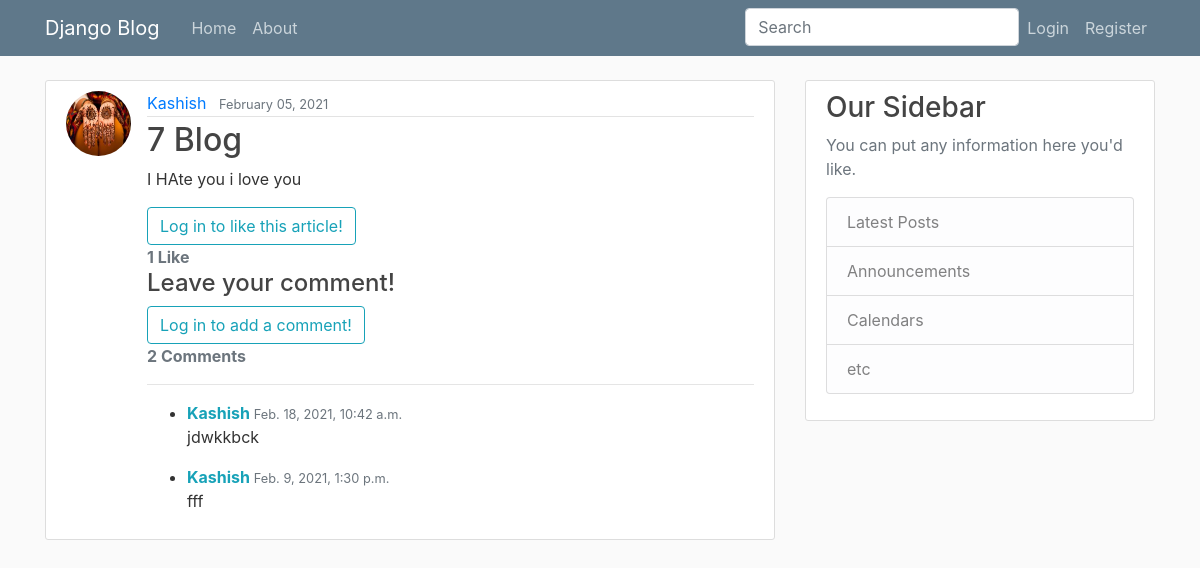
The app's page /post/14/ with its own data.
### blog/models.py (models this page shows, shortened)
class Post(models.Model):
	title = models.CharField(max_length=100)
	content = models.TextField()
	date_posted = models.DateTimeField(default=timezone.now)
	author = models.ForeignKey(User, on_delete=models.CASCADE)
	likes = models.ManyToManyField(User, related_name = 'post_like')
	def number_of_likes(self):
		return self.likes.count()
	@property
	def number_of_comments(self):
		return PostComment.objects.filter(post_connected = self).count()

class PostComment(models.Model):
	post_connected = models.ForeignKey(Post, related_name = 'comments', on_delete = models.CASCADE)
	author = models.ForeignKey(User, on_delete = models.CASCADE)
	content = models.TextField()
	date_posted = models.DateTimeField(default=timezone.now)

### users/models.py (models this page shows, shortened)
class Profile(models.Model):
	user = models.OneToOneField(User, on_delete=models.CASCADE)
	image = models.ImageField(default='default.jpg',upload_to='profile_pics')

### blog/views.py (the view, shortened to what this page needs)
# urls.py: path('post/<int:pk>/', PostDetailView.as_view(), name='post-detail'),
class PostDetailView(DetailView):
	model = Post
	def get_context_data(self, **kwargs):
		data = super().get_context_data(**kwargs)
		likes_connected = get_object_or_404(Post, id = self.kwargs['pk'])
		liked = False
		if likes_connected.likes.filter(id = self.request.user.id).exists():
			liked = True
		data['number_of_likes'] = likes_connected.number_of_likes()
		data['post_is_likes'] = liked
		comments_connected = PostComment.objects.filter(post_connected = self.get_object()).order_by('-date_posted')
		data['comments'] = comments_connected
		if self.request.user.is_authenticated:
			data['comment_form'] = NewCommentForm(instance = self.request.user)
		return data

### blog/templates/blog/post_detail.html (shortened to what this page needs)
{% extends "blog/base.html" %}
{% load crispy_forms_tags%}
{% block content %}
	<article class="media content-section">
		<img class="rounded-circle article-img "src = {{object.author.profile.image.url}}>
	    <div class="media-body">
		    <div class="article-metadata">
		      <a class="mr-2" href="{% url 'user-posts' object.author.username %}">{{ object.author }}</a>
		      <small class="text-muted">{{ object.date_posted|date:"F d, Y" }}</small>
		    </div>
		    <h2 class="article-title">{{ object.title }}</h2>
		    <p class="article-content">{{ object.content }}</p>
			{% if user.is_authenticated %}
			  <form action="{% url 'post-like' object.id %}" method="POST">
			    {% csrf_token %}
			    {% if post_is_likes %}
			    	<button type="submit" name="post_id" value="{{object.id}}" class="btn btn-info">Unlike</button>
			    {% else %}
			    	<button type="submit" name="post_id" value="{{object.id}}" class="btn btn-info">Like</button>
			    {% endif %}
			  </form>
			{% else %}
			  <a class="btn btn-outline-info" href="{% url 'login' %}?next={{request.path}}">Log in to like this article!</a><br>
			{% endif %}
			<strong class="text-secondary">{{ number_of_likes }} Like{{ number_of_likes|pluralize }}</strong>
			<h4>Leave your comment!</h4>
			<div id="comments_section">
			  {% if user.is_authenticated %}
			  <form method="POST">
			    {% csrf_token %}
			    <div class="form-group">
			      {{ comment_form|crispy }}
			      <button class="btn btn-info" type="submit">Add comment <i class="fas fa-comments"></i></button>
			    </div>
			  </form>
			  {% else %}
			  <a class="btn btn-outline-info" href="{% url 'login' %}?next={{request.path}}">Log in to add a comment!</a><br>
			  {% endif %}
			  {% if comments %}
			  <strong class="text-secondary">{{ object.number_of_comments }} Comment{{ object.number_of_comments|pluralize }}</strong>
			  <hr>
			  <ul>
			    {% for comment in comments %}
			    <li>
			     <div>
			        <span>
			          <strong class="text-info">{{ comment.author }} </strong>
			          <small class="text-muted">{{ comment.date_posted }}</small>
			        </span>
			        <p>
			          {{ comment.content|safe }}
			        </p>
			      </div>
			    </li>
			    {% endfor %}
			  </ul>
			  {% else %}
			    <strong class="text-secondary">No comments yet...</strong>
			  {% endif %}
			</div>
		</div>
	</article>
{% endblock content %}

### blog/static/blog/main.css (style rules this page uses)
body { background: #fafafa; color: #333333; margin-top: 5rem; }
h1, h2, h3, h4, h5, h6 { color: #444444; }
ul { margin: 0; }
.content-section { background: #ffffff; padding: 10px 20px; border: 1px solid #dddddd; border-radius: 3px; margin-bottom: 20px; }
.article-title { color: #444444; }
.article-content { white-space: pre-line; }
.article-img { height: 65px; width: 65px; margin-right: 16px; }
.article-metadata { padding-bottom: 1px; margin-bottom: 4px; border-bottom: 1px solid #e3e3e3 }

### records on screen
Post: author.profile.image (picture), author "Kashish", date_posted "February 05, 2021", title "7 Blog", content "I HAte you i love you", number_of_comments "2"
PostComment: author "Kashish", date_posted "Feb. 18, 2021, 10:42 a.m.", content "jdwkkbck"
PostComment: author "Kashish", date_posted "Feb. 9, 2021, 1:30 p.m.", content "fff"

### other values on screen
{{ number_of_likes }} "1"
